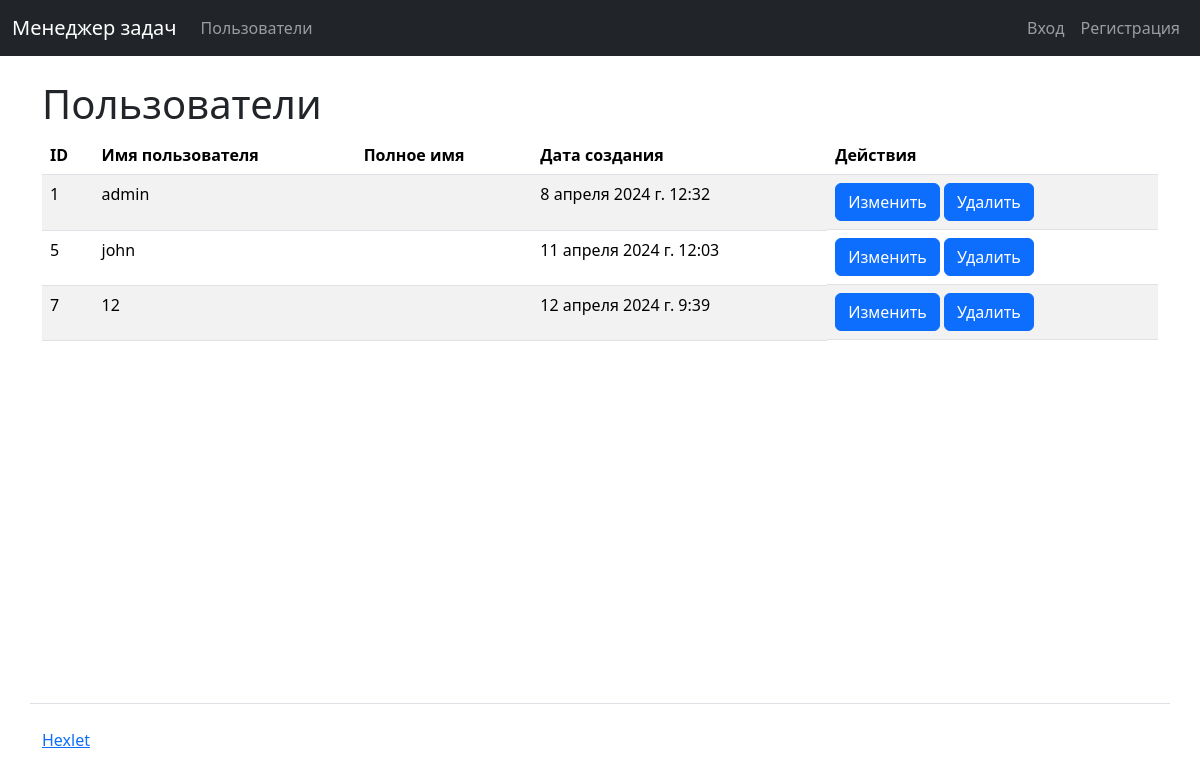
/users/, run on an earlier commit of the app's database.
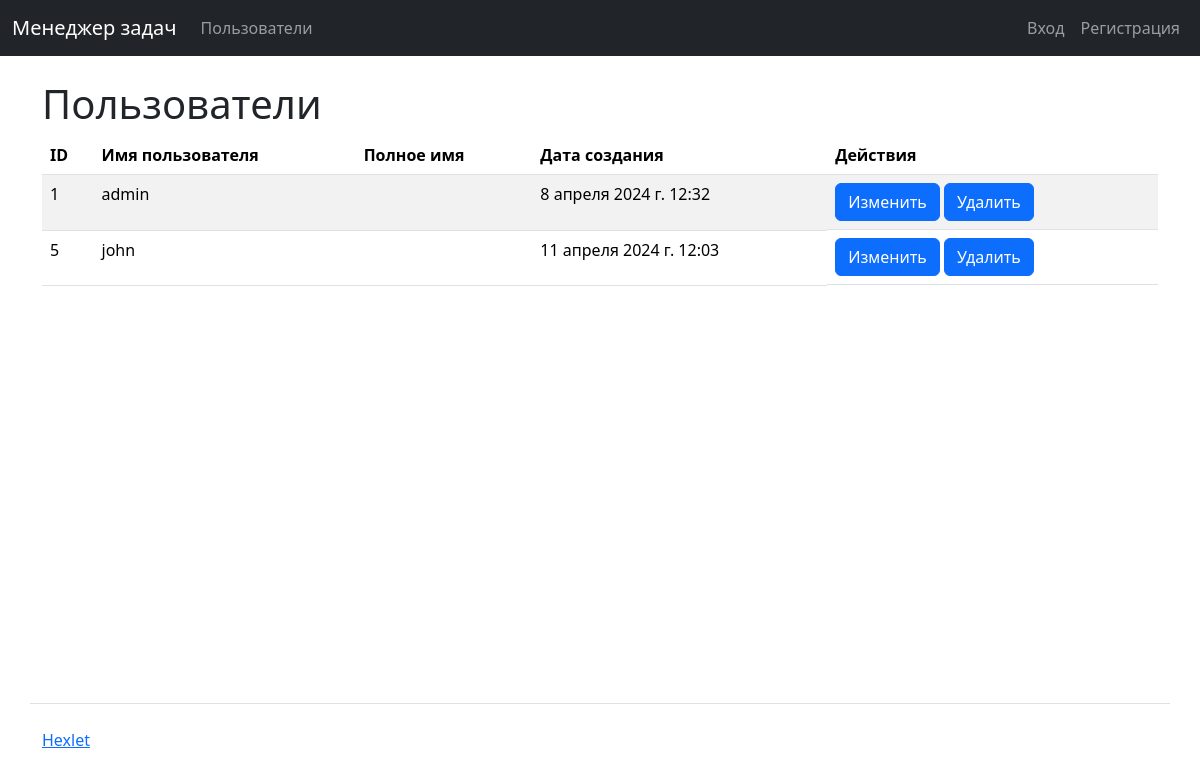
And on a later commit of the database.
### task_manager/users/models.py (models this page shows)
class User(AbstractUser):
    pass

### task_manager/users/views.py (the view)
# urls.py: path('', views.UsersView.as_view(), name='users'),
class UsersView(View):
    def get(self, request):
        users = User.objects.all()
        return render(request, 'users/index.html', context={'users': users})

### task_manager/users/templates/users/index.html
{% extends "application.html" %}
{% load i18n %}
{% block header %}
    <h1>{% translate 'app_users' %}</h1>
{% endblock %}
{% block content %}
    <table class="table table-striped">
        <thead>
            <tr>
                <th>{% translate 'id' %}</th>
                <th>{% translate 'user_name' %}</th>
                <th>{% translate 'full_name' %}</th>
                <th>{% translate 'created_at' %}</th>
                <th>{% translate 'actions' %}</th>
            </tr>
        </thead>
        <tbody>
            {% for user in users %}
                <tr>
                    <td>{{ user.id }}</td>
                    <td>{{ user.username }}</td>
                    <td>{{ user.first_name}} {{user.last_name }}</td>
                    <td>{{ user.date_joined }}</td>
                    <td class="d-flex">
                        <a href="{% url 'users' %}{{ user.id }}/update/" class="btn btn-primary me-1">{% translate 'edit_user_btn' %}</a>
                        <a href="{% url 'users' %}{{ user.id }}/delete/" class="btn btn-primary me-1">{% translate 'remove' %}</a>
                    </td>
                </tr>
            {% endfor %}
        </tbody>
    </table>
{% endblock %}

What changed in the data, as far as the page shows it:
removed User: id "7", username "12", date_joined "12 апреля 2024 г. 9:39"
